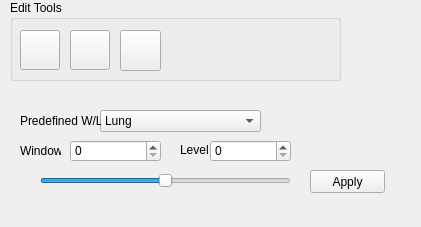
<?xml version="1.0" encoding="UTF-8"?>
<ui version="4.0">
 <class>qMRMLSegmentsEditorWidget</class>
 <widget class="QWidget" name="qMRMLSegmentsEditorWidget">
  <property name="geometry">
   <rect>
    <x>0</x>
    <y>0</y>
    <width>421</width>
    <height>227</height>
   </rect>
  </property>
  <property name="windowTitle">
   <string>Form</string>
  </property>
  <widget class="QStackedWidget" name="stackedWidget_options">
   <property name="enabled">
    <bool>true</bool>
   </property>
   <property name="geometry">
    <rect>
     <x>10</x>
     <y>100</y>
     <width>391</width>
     <height>101</height>
    </rect>
   </property>
   <property name="currentIndex">
    <number>2</number>
   </property>
   <widget class="QWidget" name="page_paintbrush_options">
    <widget class="QLabel" name="label_3">
     <property name="geometry">
      <rect>
       <x>10</x>
       <y>40</y>
       <width>91</width>
       <height>16</height>
      </rect>
     </property>
     <property name="text">
      <string>Brush Size(mm):</string>
     </property>
    </widget>
    <widget class="QLabel" name="label_2">
     <property name="geometry">
      <rect>
       <x>10</x>
       <y>10</y>
       <width>71</width>
       <height>16</height>
      </rect>
     </property>
     <property name="text">
      <string>Brush Style:</string>
     </property>
    </widget>
    <widget class="QSpinBox" name="inBrushSizeSpinbox">
     <property name="geometry">
      <rect>
       <x>100</x>
       <y>40</y>
       <width>48</width>
       <height>21</height>
      </rect>
     </property>
     <property name="minimumSize">
      <size>
       <width>48</width>
       <height>0</height>
      </size>
     </property>
     <property name="toolTip">
      <string>&lt;html&gt;&lt;head/&gt;&lt;body&gt;&lt;p&gt;&amp;lt;html&amp;gt;&amp;lt;head/&amp;gt;&amp;lt;body&amp;gt;&amp;lt;p&amp;gt;&amp;lt;span style=&amp;quot; font-weight:600;&amp;quot;&amp;gt;Brush Size (+, - keys)&amp;lt;/span&amp;gt;&amp;lt;/p&amp;gt;&amp;lt;p&amp;gt;Adjust the radius of the paintbrush.&amp;lt;/p&amp;gt;&amp;lt;/body&amp;gt;&amp;lt;/html&amp;gt;&lt;/p&gt;&lt;/body&gt;&lt;/html&gt;</string>
     </property>
     <property name="minimum">
      <number>1</number>
     </property>
     <property name="maximum">
      <number>50</number>
     </property>
     <property name="singleStep">
      <number>5</number>
     </property>
     <property name="displayIntegerBase">
      <number>10</number>
     </property>
    </widget>
    <widget class="QSlider" name="inBrushSizeSlider">
     <property name="geometry">
      <rect>
       <x>150</x>
       <y>40</y>
       <width>104</width>
       <height>21</height>
      </rect>
     </property>
     <property name="toolTip">
      <string>&lt;html&gt;&lt;head/&gt;&lt;body&gt;&lt;p&gt;&lt;span style=&quot; font-weight:600;&quot;&gt;Brush Size (+, - keys)&lt;/span&gt;&lt;/p&gt;&lt;p&gt;Adjust the radius of the paintbrush.&lt;/p&gt;&lt;/body&gt;&lt;/html&gt;</string>
     </property>
     <property name="minimum">
      <number>1</number>
     </property>
     <property name="maximum">
      <number>50</number>
     </property>
     <property name="singleStep">
      <number>5</number>
     </property>
     <property name="orientation">
      <enum>Qt::Horizontal</enum>
     </property>
    </widget>
    <widget class="QToolButton" name="btnRound">
     <property name="geometry">
      <rect>
       <x>130</x>
       <y>10</y>
       <width>23</width>
       <height>22</height>
      </rect>
     </property>
     <property name="maximumSize">
      <size>
       <width>26</width>
       <height>26</height>
      </size>
     </property>
     <property name="toolTip">
      <string>&lt;html&gt;&lt;head/&gt;&lt;body&gt;&lt;p&gt;&lt;span style=&quot; font-weight:600;&quot;&gt;Round brush shape (⌘B to cycle)&lt;/span&gt;&lt;/p&gt;&lt;/body&gt;&lt;/html&gt;</string>
     </property>
     <property name="text">
      <string>round</string>
     </property>
     <property name="icon">
      <iconset resource="../qSRPlanSegmentationsModuleWidgets.qrc">
       <normaloff>:/Icons/brush_shape_round.png</normaloff>:/Icons/brush_shape_round.png</iconset>
     </property>
     <property name="checkable">
      <bool>true</bool>
     </property>
     <property name="autoExclusive">
      <bool>true</bool>
     </property>
    </widget>
    <widget class="QToolButton" name="btnSquare">
     <property name="geometry">
      <rect>
       <x>90</x>
       <y>10</y>
       <width>23</width>
       <height>22</height>
      </rect>
     </property>
     <property name="maximumSize">
      <size>
       <width>26</width>
       <height>26</height>
      </size>
     </property>
     <property name="toolTip">
      <string>&lt;html&gt;&lt;head/&gt;&lt;body&gt;&lt;p&gt;&lt;span style=&quot; font-weight:600;&quot;&gt;Square brush shape (⌘B to cycle)&lt;/span&gt;&lt;/p&gt;</string>
     </property>
     <property name="text">
      <string>square</string>
     </property>
     <property name="icon">
      <iconset resource="../qSRPlanSegmentationsModuleWidgets.qrc">
       <normaloff>:/Icons/brush_shape_square.png</normaloff>:/Icons/brush_shape_square.png</iconset>
     </property>
     <property name="shortcut">
      <string>Ctrl+S</string>
     </property>
     <property name="checkable">
      <bool>true</bool>
     </property>
     <property name="autoExclusive">
      <bool>true</bool>
     </property>
    </widget>
   </widget>
   <widget class="QWidget" name="page_poly_options">
    <widget class="QCheckBox" name="chkInvertPolygon">
     <property name="geometry">
      <rect>
       <x>10</x>
       <y>70</y>
       <width>111</width>
       <height>31</height>
      </rect>
     </property>
     <property name="toolTip">
      <string>&lt;html&gt;&lt;head/&gt;&lt;body&gt;&lt;p&gt;When enabled, polygon drawing operations are inverted, i.e., the outside of the polygon is filled with the active label.&lt;/p&gt;&lt;/body&gt;&lt;/html&gt;</string>
     </property>
     <property name="text">
      <string>Invert polygon</string>
     </property>
    </widget>
    <widget class="QWidget" name="grpSegmentLength" native="true">
     <property name="geometry">
      <rect>
       <x>170</x>
       <y>30</y>
       <width>174</width>
       <height>38</height>
      </rect>
     </property>
     <layout class="QVBoxLayout" name="verticalLayout_2">
      <property name="spacing">
       <number>0</number>
      </property>
      <property name="leftMargin">
       <number>40</number>
      </property>
      <property name="topMargin">
       <number>0</number>
      </property>
      <property name="rightMargin">
       <number>0</number>
      </property>
      <property name="bottomMargin">
       <number>0</number>
      </property>
      <item>
       <layout class="QHBoxLayout" name="horizontalLayout">
        <property name="spacing">
         <number>6</number>
        </property>
        <property name="topMargin">
         <number>0</number>
        </property>
        <item>
         <widget class="QSpinBox" name="inSegmentLength">
          <property name="sizePolicy">
           <sizepolicy hsizetype="Minimum" vsizetype="Fixed">
            <horstretch>0</horstretch>
            <verstretch>3</verstretch>
           </sizepolicy>
          </property>
          <property name="minimumSize">
           <size>
            <width>48</width>
            <height>0</height>
           </size>
          </property>
          <property name="buttonSymbols">
           <enum>QAbstractSpinBox::PlusMinus</enum>
          </property>
          <property name="minimum">
           <number>1</number>
          </property>
          <property name="maximum">
           <number>30</number>
          </property>
          <property name="singleStep">
           <number>3</number>
          </property>
          <property name="value">
           <number>5</number>
          </property>
         </widget>
        </item>
        <item>
         <widget class="QSlider" name="inSegmentLengthSlider">
          <property name="toolTip">
           <string>&lt;!DOCTYPE HTML PUBLIC &quot;-//W3C//DTD HTML 4.0//EN&quot; &quot;http://www.w3.org/TR/REC-html40/strict.dtd&quot;&gt;
&lt;html&gt;&lt;head&gt;&lt;meta name=&quot;qrichtext&quot; content=&quot;1&quot; /&gt;&lt;style type=&quot;text/css&quot;&gt;
p, li { white-space: pre-wrap; }
&lt;/style&gt;&lt;/head&gt;&lt;body style=&quot; font-family:'Helvetica'; font-size:12px; font-weight:400; font-style:normal;&quot;&gt;
&lt;p style=&quot; margin-top:0px; margin-bottom:0px; margin-left:0px; margin-right:0px; -qt-block-indent:0; text-indent:0px;&quot;&gt;Set the overall opacity of segmentation labels.&lt;/p&gt;
&lt;p style=&quot;-qt-paragraph-type:empty; margin-top:0px; margin-bottom:0px; margin-left:0px; margin-right:0px; -qt-block-indent:0; text-indent:0px;&quot;&gt;&lt;/p&gt;
&lt;p style=&quot; margin-top:0px; margin-bottom:0px; margin-left:0px; margin-right:0px; -qt-block-indent:0; text-indent:0px;&quot;&gt;[A]: Make more transparent&lt;/p&gt;
&lt;p style=&quot; margin-top:0px; margin-bottom:0px; margin-left:0px; margin-right:0px; -qt-block-indent:0; text-indent:0px;&quot;&gt;[D]: Make more opaque&lt;/p&gt;
&lt;p style=&quot; margin-top:0px; margin-bottom:0px; margin-left:0px; margin-right:0px; -qt-block-indent:0; text-indent:0px;&quot;&gt;[S]: Toggle on/off&lt;/p&gt;&lt;/body&gt;&lt;/html&gt;</string>
          </property>
          <property name="minimum">
           <number>1</number>
          </property>
          <property name="maximum">
           <number>30</number>
          </property>
          <property name="singleStep">
           <number>1</number>
          </property>
          <property name="pageStep">
           <number>10</number>
          </property>
          <property name="value">
           <number>30</number>
          </property>
          <property name="orientation">
           <enum>Qt::Horizontal</enum>
          </property>
          <property name="tickPosition">
           <enum>QSlider::NoTicks</enum>
          </property>
          <property name="tickInterval">
           <number>25</number>
          </property>
         </widget>
        </item>
       </layout>
      </item>
     </layout>
    </widget>
    <widget class="QWidget" name="grpCurveStyle" native="true">
     <property name="geometry">
      <rect>
       <x>10</x>
       <y>38</y>
       <width>174</width>
       <height>32</height>
      </rect>
     </property>
     <property name="styleSheet">
      <string notr="true">QRadioButton {
  padding: 0px;
}</string>
     </property>
     <layout class="QVBoxLayout" name="verticalLayout">
      <property name="spacing">
       <number>4</number>
      </property>
      <property name="leftMargin">
       <number>20</number>
      </property>
      <property name="topMargin">
       <number>0</number>
      </property>
      <property name="rightMargin">
       <number>0</number>
      </property>
      <property name="bottomMargin">
       <number>0</number>
      </property>
      <item>
       <widget class="QRadioButton" name="btnSmooth">
        <property name="text">
         <string>Smooth curve</string>
        </property>
        <property name="checked">
         <bool>true</bool>
        </property>
       </widget>
      </item>
      <item>
       <widget class="QRadioButton" name="btnPiecewiseLinear">
        <property name="text">
         <string>Polygon</string>
        </property>
       </widget>
      </item>
     </layout>
    </widget>
    <widget class="QLabel" name="label_5">
     <property name="geometry">
      <rect>
       <x>10</x>
       <y>10</y>
       <width>174</width>
       <height>14</height>
      </rect>
     </property>
     <property name="text">
      <string>Freehand drawing style:</string>
     </property>
    </widget>
    <widget class="QLabel" name="label_4">
     <property name="geometry">
      <rect>
       <x>210</x>
       <y>10</y>
       <width>134</width>
       <height>14</height>
      </rect>
     </property>
     <property name="text">
      <string>Segment length:(mm)</string>
     </property>
    </widget>
   </widget>
   <widget class="QWidget" name="page_threshould_options">
    <widget class="ctkRangeSlider" name="RangeSlider_wl">
     <property name="geometry">
      <rect>
       <x>30</x>
       <y>70</y>
       <width>251</width>
       <height>22</height>
      </rect>
     </property>
     <property name="minimum">
      <number>-1000</number>
     </property>
     <property name="maximum">
      <number>1000</number>
     </property>
     <property name="sliderPosition">
      <number>0</number>
     </property>
     <property name="orientation">
      <enum>Qt::Horizontal</enum>
     </property>
     <property name="invertedAppearance">
      <bool>false</bool>
     </property>
     <property name="invertedControls">
      <bool>false</bool>
     </property>
     <property name="minimumValue">
      <number>-1000</number>
     </property>
     <property name="maximumValue">
      <number>1000</number>
     </property>
    </widget>
    <widget class="QLabel" name="label_w">
     <property name="geometry">
      <rect>
       <x>10</x>
       <y>40</y>
       <width>41</width>
       <height>21</height>
      </rect>
     </property>
     <property name="text">
      <string>Window</string>
     </property>
    </widget>
    <widget class="QSpinBox" name="spinBox_w">
     <property name="geometry">
      <rect>
       <x>60</x>
       <y>40</y>
       <width>91</width>
       <height>22</height>
      </rect>
     </property>
    </widget>
    <widget class="QLabel" name="label_l">
     <property name="geometry">
      <rect>
       <x>170</x>
       <y>40</y>
       <width>31</width>
       <height>20</height>
      </rect>
     </property>
     <property name="text">
      <string>Level</string>
     </property>
    </widget>
    <widget class="QSpinBox" name="spinBox_l">
     <property name="geometry">
      <rect>
       <x>200</x>
       <y>40</y>
       <width>81</width>
       <height>22</height>
      </rect>
     </property>
    </widget>
    <widget class="QPushButton" name="wlApply">
     <property name="geometry">
      <rect>
       <x>300</x>
       <y>70</y>
       <width>75</width>
       <height>23</height>
      </rect>
     </property>
     <property name="text">
      <string>Apply</string>
     </property>
    </widget>
    <widget class="QComboBox" name="comboBox_wllist">
     <property name="geometry">
      <rect>
       <x>90</x>
       <y>10</y>
       <width>161</width>
       <height>22</height>
      </rect>
     </property>
     <property name="currentIndex">
      <number>3</number>
     </property>
     <item>
      <property name="text">
       <string>AutoBody</string>
      </property>
     </item>
     <item>
      <property name="text">
       <string>SoftTissue</string>
      </property>
     </item>
     <item>
      <property name="text">
       <string>Bone</string>
      </property>
     </item>
     <item>
      <property name="text">
       <string>Lung</string>
      </property>
     </item>
     <item>
      <property name="text">
       <string>Customized</string>
      </property>
     </item>
    </widget>
    <widget class="QLabel" name="label_predefined">
     <property name="geometry">
      <rect>
       <x>10</x>
       <y>10</y>
       <width>81</width>
       <height>21</height>
      </rect>
     </property>
     <property name="text">
      <string>Predefined W/L</string>
     </property>
    </widget>
   </widget>
  </widget>
  <widget class="QGroupBox" name="groupbox_editTools">
   <property name="geometry">
    <rect>
     <x>10</x>
     <y>0</y>
     <width>331</width>
     <height>81</height>
    </rect>
   </property>
   <property name="minimumSize">
    <size>
     <width>0</width>
     <height>80</height>
    </size>
   </property>
   <property name="title">
    <string>Edit Tools</string>
   </property>
   <property name="flat">
    <bool>false</bool>
   </property>
   <widget class="QPushButton" name="pushButton_paintbrush">
    <property name="geometry">
     <rect>
      <x>10</x>
      <y>30</y>
      <width>40</width>
      <height>40</height>
     </rect>
    </property>
    <property name="minimumSize">
     <size>
      <width>40</width>
      <height>40</height>
     </size>
    </property>
    <property name="sizeIncrement">
     <size>
      <width>20</width>
      <height>20</height>
     </size>
    </property>
    <property name="baseSize">
     <size>
      <width>30</width>
      <height>30</height>
     </size>
    </property>
    <property name="toolTip">
     <string>Using Paint Brush to draw Structure</string>
    </property>
    <property name="text">
     <string/>
    </property>
    <property name="icon">
     <iconset resource="../../../Resources/qSRPlanSegmentationsModule.qrc">
      <normaloff>:/Icons/paintbrush.png</normaloff>:/Icons/paintbrush.png</iconset>
    </property>
    <property name="iconSize">
     <size>
      <width>40</width>
      <height>40</height>
     </size>
    </property>
    <property name="checkable">
     <bool>true</bool>
    </property>
   </widget>
   <widget class="QPushButton" name="pushButton_poly">
    <property name="geometry">
     <rect>
      <x>60</x>
      <y>30</y>
      <width>40</width>
      <height>40</height>
     </rect>
    </property>
    <property name="minimumSize">
     <size>
      <width>40</width>
      <height>40</height>
     </size>
    </property>
    <property name="toolTip">
     <string>Use polygon draw pen contouring structure</string>
    </property>
    <property name="text">
     <string/>
    </property>
    <property name="icon">
     <iconset resource="../../../Resources/qSRPlanSegmentationsModule.qrc">
      <normaloff>:/Icons/poly.png</normaloff>:/Icons/poly.png</iconset>
    </property>
    <property name="iconSize">
     <size>
      <width>40</width>
      <height>40</height>
     </size>
    </property>
    <property name="checkable">
     <bool>true</bool>
    </property>
   </widget>
   <widget class="QPushButton" name="pushButton_threshold">
    <property name="geometry">
     <rect>
      <x>110</x>
      <y>30</y>
      <width>41</width>
      <height>41</height>
     </rect>
    </property>
    <property name="minimumSize">
     <size>
      <width>40</width>
      <height>40</height>
     </size>
    </property>
    <property name="text">
     <string/>
    </property>
    <property name="icon">
     <iconset resource="../qSRPlanSegmentationsModuleWidgets.qrc">
      <normaloff>:/Icons/Threshold.png</normaloff>:/Icons/Threshold.png</iconset>
    </property>
    <property name="iconSize">
     <size>
      <width>40</width>
      <height>40</height>
     </size>
    </property>
    <property name="checkable">
     <bool>true</bool>
    </property>
   </widget>
  </widget>
 </widget>
 <customwidgets>
  <customwidget>
   <class>ctkRangeSlider</class>
   <extends>QSlider</extends>
   <header>ctkRangeSlider.h</header>
  </customwidget>
 </customwidgets>
 <resources>
  <include location="../qSRPlanSegmentationsModuleWidgets.qrc"/>
  <include location="../../../Resources/qSRPlanSegmentationsModule.qrc"/>
 </resources>
 <connections>
  <connection>
   <sender>inBrushSizeSpinbox</sender>
   <signal>valueChanged(int)</signal>
   <receiver>inBrushSizeSlider</receiver>
   <slot>setValue(int)</slot>
   <hints>
    <hint type="sourcelabel">
     <x>103</x>
     <y>128</y>
    </hint>
    <hint type="destinationlabel">
     <x>181</x>
     <y>130</y>
    </hint>
   </hints>
  </connection>
  <connection>
   <sender>inBrushSizeSlider</sender>
   <signal>valueChanged(int)</signal>
   <receiver>inBrushSizeSpinbox</receiver>
   <slot>setValue(int)</slot>
   <hints>
    <hint type="sourcelabel">
     <x>181</x>
     <y>130</y>
    </hint>
    <hint type="destinationlabel">
     <x>103</x>
     <y>128</y>
    </hint>
   </hints>
  </connection>
  <connection>
   <sender>inSegmentLength</sender>
   <signal>valueChanged(int)</signal>
   <receiver>inSegmentLengthSlider</receiver>
   <slot>setValue(int)</slot>
   <hints>
    <hint type="sourcelabel">
     <x>229</x>
     <y>128</y>
    </hint>
    <hint type="destinationlabel">
     <x>298</x>
     <y>128</y>
    </hint>
   </hints>
  </connection>
  <connection>
   <sender>inSegmentLengthSlider</sender>
   <signal>valueChanged(int)</signal>
   <receiver>inSegmentLength</receiver>
   <slot>setValue(int)</slot>
   <hints>
    <hint type="sourcelabel">
     <x>298</x>
     <y>128</y>
    </hint>
    <hint type="destinationlabel">
     <x>229</x>
     <y>128</y>
    </hint>
   </hints>
  </connection>
 </connections>
</ui>
